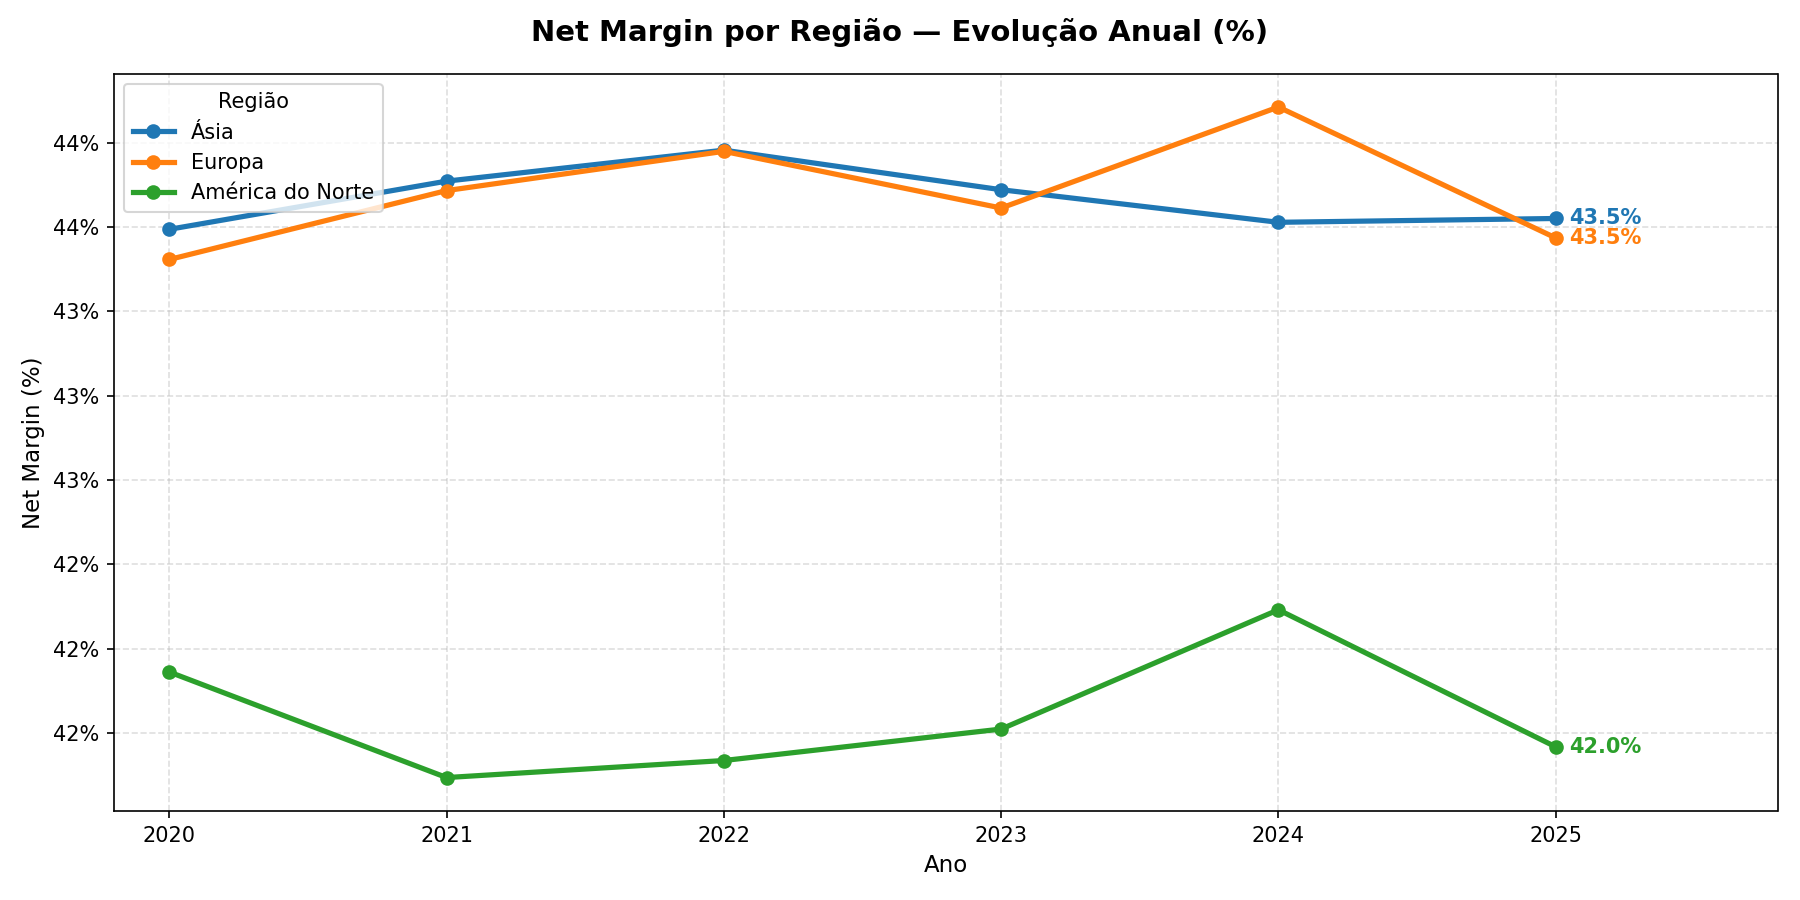

Recreate this plot in Python.
"""
Net Margin por Continente/Região — evolução anual.
Fórmula: (Net Profit / Revenue) * 100
Gera 2 ficheiros separados:
  net_margin_continentes.png       → linhas por região
  net_margin_continentes_stats.png → tabela de estatísticas acumuladas
"""

import pandas as pd
import matplotlib.pyplot as plt
import matplotlib.ticker as mticker
import os

# ── Paths ──────────────────────────────────────────────────────────────────────
BASE_DIR   = os.path.dirname(os.path.abspath(__file__))
DATA_PATH  = os.path.join(BASE_DIR, "..", "..", "data", "sales_data_clean.csv")
OUTPUT_DIR = BASE_DIR

# ── Load & prepare ─────────────────────────────────────────────────────────────
df = pd.read_csv(DATA_PATH)
df["Net_Profit"] = df["Sales_Price"] - df["Production_Cost"] - df["Shipping_Cost"]
df["Revenue"] = df["Sales_Price"]

region_data = df.groupby(["Year", "Region"]).agg({
    "Net_Profit": "sum",
    "Revenue": "sum"
}).reset_index()

region_data["Net_Margin"] = (region_data["Net_Profit"] / region_data["Revenue"]) * 100

pivot = region_data.pivot(index="Year", columns="Region", values="Net_Margin").fillna(0)
years = pivot.index.tolist()
regions = pivot.columns.tolist()
n_years = len(years)

COLORS = {"Asia": "#1f77b4", "Europe": "#ff7f0e", "North America": "#2ca02c"}
LABELS = {"Asia": "Ásia", "Europe": "Europa", "North America": "América do Norte"}

def cagr(series):
    v0, vn = series.iloc[0], series.iloc[-1]
    if v0 <= 0: return float("nan")
    return ((vn / v0) ** (1 / (n_years - 1)) - 1) * 100

# ── Estatísticas ───────────────────────────────────────────────────────────────
stats = {}
for r in regions:
    s = pivot[r]
    stats[r] = {
        "media": s.mean(),
        "cagr": cagr(s),
        "yoy_mean": s.pct_change().mean() * 100,
        "pico_ano": years[s.argmax()],
        "pico_val": s.max(),
        "min_ano": years[s.argmin()],
        "min_val": s.min(),
    }

# ────────────────────────────────────────────────────────────────────────────────
# PNG 1 — Gráfico de Linhas por Região
# ────────────────────────────────────────────────────────────────────────────────
fig, ax = plt.subplots(figsize=(12, 6))
fig.suptitle("Net Margin por Região — Evolução Anual (%)", fontsize=14, fontweight="bold")

for region in regions:
    ax.plot(years, pivot[region], marker="o", linewidth=2.5, label=LABELS.get(region, region), color=COLORS.get(region))
    
    # Anotação no último valor
    final_val = pivot[region].iloc[-1]
    ax.text(years[-1] + 0.05, final_val, f"{final_val:.1f}%", color=COLORS.get(region), fontweight="bold", va="center")

ax.yaxis.set_major_formatter(mticker.FuncFormatter(lambda v, _: f"{v:.0f}%"))
ax.set_xlabel("Ano", fontsize=11)
ax.set_ylabel("Net Margin (%)", fontsize=11)
ax.legend(title="Região", loc="upper left")
ax.grid(linestyle="--", alpha=0.4)
ax.set_xlim(years[0]-0.2, years[-1]+0.8)

plt.tight_layout()
plt.savefig(os.path.join(OUTPUT_DIR, "net_margin_continentes.png"), dpi=150)
plt.close()

# ────────────────────────────────────────────────────────────────────────────────
# PNG 2 — Tabela de estatísticas
# ────────────────────────────────────────────────────────────────────────────────
row_labels = ["Média de Margem Líq.", "CAGR da Margem Líq.", "Cresc. Médio YoY", "Pico (ano)", "Mínimo (ano)"]
cell_data = [
    [f"{stats[r]['media']:.1f}%" for r in regions],
    [f"{stats[r]['cagr']:.1f}%" for r in regions],
    [f"{stats[r]['yoy_mean']:.1f}%" for r in regions],
    [f"{stats[r]['pico_val']:.1f}% ({stats[r]['pico_ano']})" for r in regions],
    [f"{stats[r]['min_val']:.1f}% ({stats[r]['min_ano']})" for r in regions],
]

fig_h = 1.2 + len(row_labels) * 0.55 + 0.6
fig, ax = plt.subplots(figsize=(10, fig_h))
ax.axis("off")
fig.suptitle("Estatísticas — Net Margin por Região", fontsize=13, fontweight="bold", y=0.97)

tbl = ax.table(
    cellText=cell_data,
    rowLabels=row_labels,
    colLabels=[LABELS[r] for r in regions],
    cellLoc="center", loc="center", bbox=[0.0, 0.0, 1.0, 0.92],
    colWidths=[0.28] + [0.72 / len(regions)] * len(regions)
)
tbl.auto_set_font_size(False)
tbl.set_fontsize(10.5)

for j, r in enumerate(regions):
    cell = tbl[(0, j)]; cell.set_facecolor(COLORS[r]); cell.set_text_props(color="white", fontweight="bold")
for i in range(len(row_labels)):
    tbl[(i+1, -1)].set_facecolor("#e8e8e8"); tbl[(i+1, -1)].set_text_props(fontweight="bold")

plt.savefig(os.path.join(OUTPUT_DIR, "net_margin_continentes_stats.png"), dpi=150, bbox_inches="tight")
plt.close()
